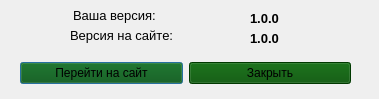
<?xml version="1.0" encoding="UTF-8"?>
<ui version="4.0">
 <class>Dialog</class>
 <widget class="QDialog" name="Dialog">
  <property name="geometry">
   <rect>
    <x>0</x>
    <y>0</y>
    <width>379</width>
    <height>99</height>
   </rect>
  </property>
  <property name="windowTitle">
   <string>Updates</string>
  </property>
  <property name="windowIcon">
   <iconset>
    <normaloff>img/logo-1.png</normaloff>img/logo-1.png</iconset>
  </property>
  <widget class="QLabel" name="label">
   <property name="geometry">
    <rect>
     <x>73</x>
     <y>0</y>
     <width>191</width>
     <height>31</height>
    </rect>
   </property>
   <property name="font">
    <font>
     <pointsize>10</pointsize>
    </font>
   </property>
   <property name="text">
    <string>Ваша версия:</string>
   </property>
  </widget>
  <widget class="QLabel" name="label_2">
   <property name="geometry">
    <rect>
     <x>70</x>
     <y>20</y>
     <width>191</width>
     <height>31</height>
    </rect>
   </property>
   <property name="font">
    <font>
     <pointsize>10</pointsize>
    </font>
   </property>
   <property name="text">
    <string>Версия на сайте:</string>
   </property>
  </widget>
  <widget class="QLabel" name="label_3">
   <property name="geometry">
    <rect>
     <x>250</x>
     <y>10</y>
     <width>54</width>
     <height>17</height>
    </rect>
   </property>
   <property name="font">
    <font>
     <pointsize>10</pointsize>
     <bold>true</bold>
    </font>
   </property>
   <property name="text">
    <string>1.0.0</string>
   </property>
  </widget>
  <widget class="QLabel" name="label_4">
   <property name="geometry">
    <rect>
     <x>250</x>
     <y>30</y>
     <width>54</width>
     <height>17</height>
    </rect>
   </property>
   <property name="font">
    <font>
     <pointsize>10</pointsize>
     <bold>true</bold>
    </font>
   </property>
   <property name="text">
    <string>1.0.0</string>
   </property>
  </widget>
  <widget class="QWidget" name="layoutWidget">
   <property name="geometry">
    <rect>
     <x>20</x>
     <y>60</y>
     <width>331</width>
     <height>27</height>
    </rect>
   </property>
   <layout class="QHBoxLayout" name="horizontalLayout">
    <item>
     <widget class="QPushButton" name="pushButton">
      <property name="styleSheet">
       <string notr="true">background-color: rgb(0, 80, 0);</string>
      </property>
      <property name="text">
       <string>Перейти на сайт</string>
      </property>
     </widget>
    </item>
    <item>
     <widget class="QPushButton" name="pushButton_2">
      <property name="styleSheet">
       <string notr="true">background-color: rgb(0, 80, 0);</string>
      </property>
      <property name="text">
       <string>Закрыть</string>
      </property>
     </widget>
    </item>
   </layout>
  </widget>
 </widget>
 <resources/>
 <connections/>
</ui>
